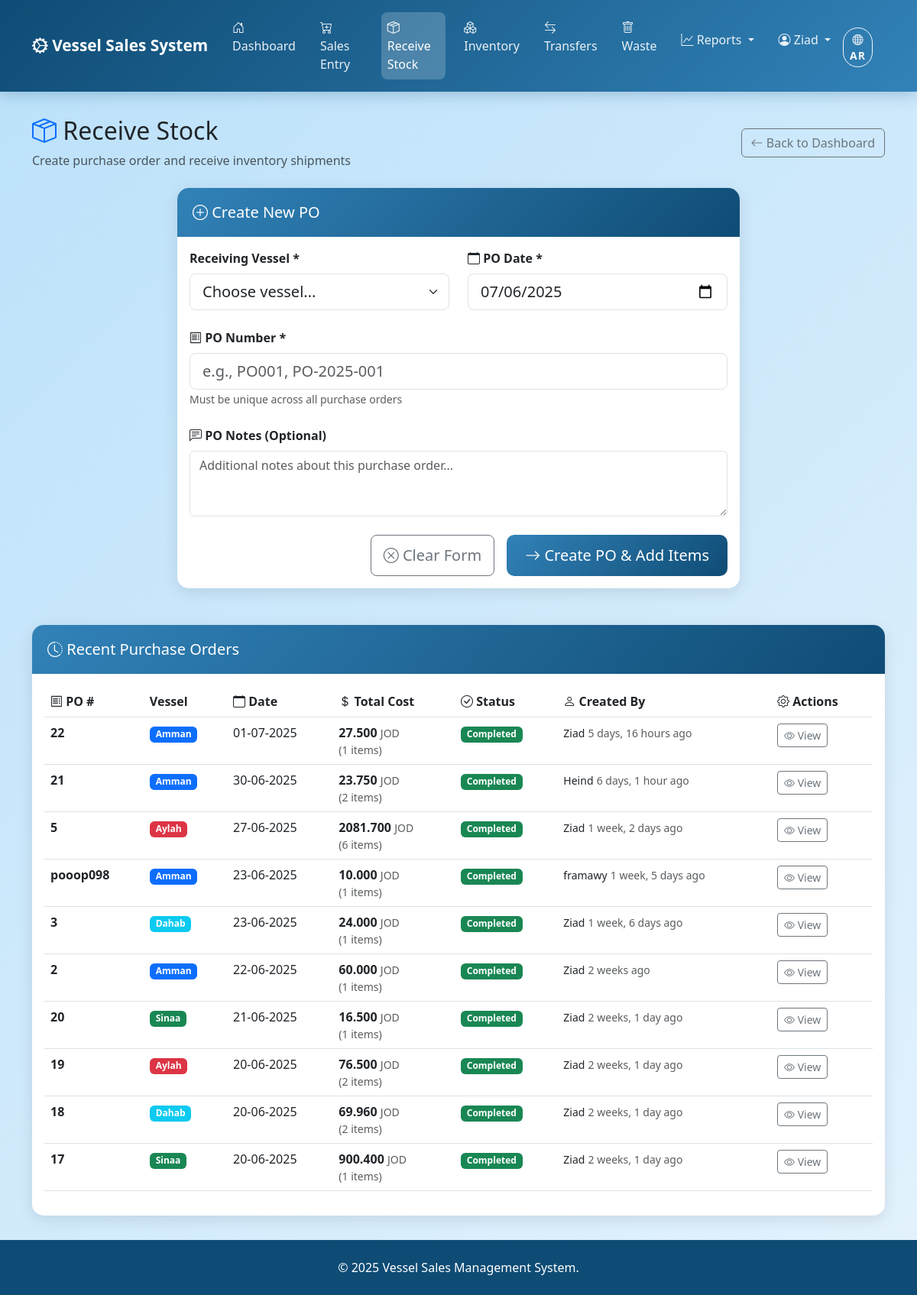
The app's page /supply/ (signed in), older data.
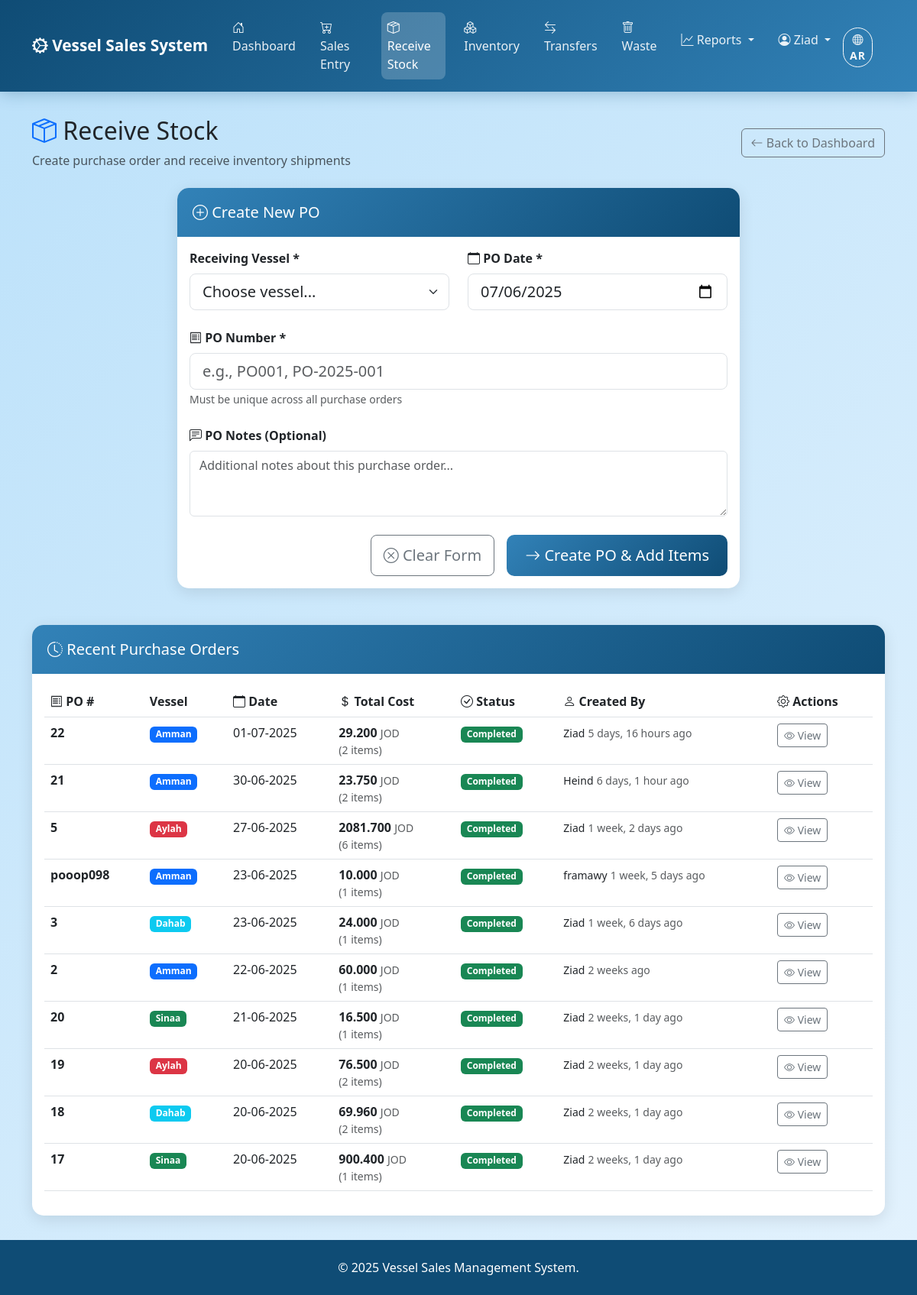
The same page, newer data.
### transactions/models.py (models this page shows, shortened)
class PurchaseOrder(models.Model):
    po_number = models.CharField(
        max_length=50,
        unique=True,
        help_text="Unique purchase order identifier (e.g., PO-AM-001-2024)"
    )
    vessel = models.ForeignKey(Vessel, on_delete=models.PROTECT, related_name='purchase_orders')
    po_date = models.DateField()
    is_completed = models.BooleanField(default=False)
    notes = models.TextField(blank=True)
    created_at = models.DateTimeField(auto_now_add=True)
    updated_at = models.DateTimeField(auto_now=True)
    created_by = models.ForeignKey(User, on_delete=models.SET_NULL, null=True, blank=True)
    class Meta:
        ordering = ['-po_date', '-created_at']
        verbose_name = 'Purchase Order'
        verbose_name_plural = 'Purchase Orders'
        indexes = [
            models.Index(fields=['vessel'], name='purchaseorder_vessel_idx'),
            models.Index(fields=['po_date'], name='purchaseorder_date_idx'),
            models.Index(fields=['is_completed'], name='purchaseorder_completed_idx'),
            models.Index(fields=['vessel', 'is_completed'], name='purchaseorder_vessel_status_idx'),
        ]
    @property
    def total_cost(self):
        if hasattr(self, '_prefetched_objects_cache') and 'supply_transactions' in self._prefetched_objects_cache:
            return sum(
                tx.unit_price * tx.quantity
                for tx in self._prefetched_objects_cache['supply_transactions']
            )
        else:
            return self.supply_transactions.aggregate(
                total=Sum(F('unit_price') * F('quantity'))
            )['total'] or 0
    @property
    def transaction_count(self):
        if hasattr(self, '_prefetched_objects_cache') and 'supply_transactions' in self._prefetched_objects_cache:
            return len(self._prefetched_objects_cache['supply_transactions'])
        else:
            return self.supply_transactions.count()

class Transaction(models.Model):
    TRANSACTION_TYPES = [
        ('SUPPLY', 'Supply (Stock Received)'),
        ('SALE', 'Sale (Sold to Customers)'),
        ('TRANSFER_OUT', 'Transfer Out (Sent to Another Vessel)'),
        ('TRANSFER_IN', 'Transfer In (Received from Another Vessel)'),
        ('WASTE', 'Waste (Items Removed from Inventory)'),
    ]
    DAMAGE_REASONS = [
        ('DAMAGED', 'Physical Damage'),
        ('EXPIRED', 'Expired Product'),
        ('CONTAMINATED', 'Contaminated'),
        ('RECALL', 'Product Recall'),
        ('OTHER', 'Other (Specify in Notes)'),
    ]
    vessel = models.ForeignKey(Vessel, on_delete=models.PROTECT, related_name='transactions')
    product = models.ForeignKey(Product, on_delete=models.PROTECT, related_name='transactions')
    transaction_type = models.CharField(max_length=15, choices=TRANSACTION_TYPES)
    transaction_date = models.DateField()
    quantity = models.DecimalField(
        max_digits=10,
        decimal_places=3,
        validators=[MinValueValidator(Decimal('0.001'))],
        help_text="Quantity involved in this transaction"
    )
    boxes = models.IntegerField(
        null=True,
        blank=True,
        validators=[MinValueValidator(1)],
        help_text="Number of boxes (for supply transactions)"
    )
    items_per_box = models.IntegerField(
        null=True,
        blank=True,
        validators=[MinValueValidator(1)],
        help_text="Items per box (for supply transactions)"
    )
    unit_price = models.DecimalField(
        max_digits=20,
        decimal_places=6,
        validators=[MinValueValidator(Decimal('0.001'))],
        blank=True,
        help_text="Price per unit for this transaction (JOD)"
    )
    notes = models.TextField(
        blank=True,
        help_text="Additional notes or FIFO consumption details"
    )
    transfer_to_vessel = models.ForeignKey(
        Vessel,
        on_delete=models.PROTECT,
        null=True,
        blank=True,
        related_name='incoming_transfers',
        help_text="For TRANSFER_OUT: destination vessel"
    )
    transfer_from_vessel = models.ForeignKey(
        Vessel,
        on_delete=models.PROTECT,
        null=True,
        blank=True,
        related_name='outgoing_transfers',
        help_text="For TRANSFER_IN: source vessel"
    )
    related_transfer = models.ForeignKey(
        'self',
        on_delete=models.SET_NULL,
        null=True,
        blank=True,
        help_text="Links TRANSFER_OUT with corresponding TRANSFER_IN"
    )
    damage_reason = models.CharField(
        max_length=20,
        choices=DAMAGE_REASONS,
        blank=True,
        help_text="Reason for waste (only for WASTE transactions)"
    )
    waste_report = models.ForeignKey(
        'WasteReport',
        on_delete=models.CASCADE,
        null=True,
        blank=True,
        related_name='waste_transactions',
        help_text="Waste report this transaction belongs to (for WASTE transactions only)"
    )
    trip = models.ForeignKey(Trip, on_delete=models.CASCADE, related_name='sales_transactions', null=True, blank=True)
    purchase_order = models.ForeignKey(PurchaseOrder, on_delete=models.CASCADE, related_name='supply_transactions', null=True, blank=True)
    transfer = models.ForeignKey(Transfer, on_delete=models.CASCADE, related_name='transactions', null=True, blank=True)
    created_at = models.DateTimeField(auto_now_add=True)
    updated_at = models.DateTimeField(auto_now=True)
    created_by = models.ForeignKey(User, on_delete=models.SET_NULL, null=True, blank=True)
    class Meta:
        ordering = ['-transaction_date', '-created_at']
        verbose_name = 'Transaction'
        verbose_name_plural = 'Transactions'
        indexes = [
            models.Index(fields=['vessel', 'transaction_type', 'transaction_date'], name='transaction_vessel__d9b8e9_idx'),
            models.Index(fields=['transaction_date', 'vessel'], name='transaction_transac_5c2c61_idx'),
            models.Index(fields=['product'], name='transaction_product_idx'),
            models.Index(fields=['trip'], name='transaction_trip_idx'),
            models.Index(fields=['purchase_order'], name='transaction_po_idx'),
            models.Index(fields=['created_by'], name='transaction_created_by_idx'),
            models.Index(fields=['vessel', 'product', 'transaction_date'], name='transaction_vessel_product_date_idx'),
            models.Index(fields=['product', 'transaction_type'], name='transaction_product_type_idx'),
            models.Index(fields=['transfer_to_vessel'], name='transaction_transfer_to_idx'),
            models.Index(fields=['transfer_from_vessel'], name='transaction_transfer_from_idx'),
        ]

### frontend/supply_views.py (the view, shortened to what this page needs)
# urls.py: path('supply/', supply_views.supply_entry, name='supply_entry'),  # Step 1: Create PO
@operations_access_required
def supply_entry(request):
    if request.method == 'GET':
        vessels = VesselCacheHelper.get_active_vessels()
        cached_pos = POCacheHelper.get_recent_pos_with_cost()
        if cached_pos:
            print(f"🚀 CACHE HIT: Recent POs ({len(cached_pos)} POs)")
            recent_pos = cached_pos
        else:
            print(f"🔍 CACHE MISS: Building recent POs")
            recent_pos_query = PurchaseOrder.objects.select_related(
                'vessel', 'created_by'
            ).prefetch_related(
                Prefetch(
                    'supply_transactions',
                    queryset=Transaction.objects.select_related('product')
                )
            ).order_by('-created_at')[:10]
            recent_pos = []
            for po in recent_pos_query:
                supply_transactions = po.supply_transactions.all()  # Uses prefetched data
                total_cost = sum(
                    float(txn.quantity) * float(txn.unit_price)
                    for txn in supply_transactions
                )
                transaction_count = len(supply_transactions)
                po.calculated_total_cost = total_cost
                po.calculated_transaction_count = transaction_count
                recent_pos.append(po)
            POCacheHelper.cache_recent_pos_with_cost(recent_pos)
            print(f"🔥 CACHED: Recent POs ({len(recent_pos)} POs) - 1 hour timeout")
        context = {
            'vessels': vessels,
            'recent_pos': recent_pos,
            'today': date.today(),
        }
        return render(request, 'frontend/supply_entry.html', context)

### frontend/context_processors.py (called while the page is built)
def language_context(request):
    current_language = request.session.get('preferred_language', 'en')
    is_rtl = current_language == 'ar'
    return {
        'CURRENT_LANGUAGE': current_language,
        'IS_RTL': is_rtl,
        'LANGUAGE_DIRECTION': 'rtl' if is_rtl else 'ltr',
        'AVAILABLE_LANGUAGES': [
            {'code': 'en', 'name': 'English', 'native': 'English'},
            {'code': 'ar', 'name': 'Arabic', 'native': 'العربية'},
        ]
    }

### frontend/permissions.py (called while the page is built, shortened)
def get_user_role(user):
    if not user.is_authenticated:
        return None
    if user.is_superuser:
        return UserRoles.SUPERUSER

def has_role(user, required_roles):
    if not user.is_authenticated:
        return False
    if user.is_superuser:
        return True
    if isinstance(required_roles, str):
        required_roles = [required_roles]
    user_groups = set(user.groups.values_list('name', flat=True))
    required_groups = set(required_roles)
    return bool(user_groups.intersection(required_groups))

def is_superuser_only(user):
    return user.is_authenticated and user.is_superuser

def can_access_inventory(user):
    return user.is_authenticated  # All authenticated users can view inventory

### templates/frontend/supply_entry.html (shortened to what the changed rows need)
{% extends 'frontend/base.html' %}
{% load static %}
{% block content %}
<div class="row mb-4">
    <div class="col-12">
        <div class="d-flex justify-content-between align-items-center">
            <div>
                <h2>
                    <i class="bi bi-box-seam text-primary"></i>
                    <span data-translate="receive_stock">Receive Stock</span>
                </h2>
            </div>
        </div>
    </div>
</div>
<div class="row mt-5">
    <div class="col-12">
        <div class="card">
            <div class="card-body">
                <div class="table-responsive">
                    <table class="table table-hover">
                        <thead>
                            <tr>
                                <th><i class="bi bi-receipt"></i> <span data-translate="po_hash">PO #</span></th>
                                <th> <span data-translate="vessel">Vessel</span></th>
                                <th><i class="bi bi-calendar"></i> <span data-translate="date">Date</span></th>
                                <th><i class="bi bi-currency-dollar"></i> <span data-translate="total_cost">Total Cost</span></th>
                                <th><i class="bi bi-check-circle"></i> <span data-translate="status">Status</span></th>
                                <th><i class="bi bi-person"></i> <span data-translate="created_by">Created By</span></th>
                                <th><i class="bi bi-gear"></i> <span data-translate="actions">Actions</span></th>
                            </tr>
                        </thead>
                        <tbody>
                            {% for po in recent_pos %}
                            <tr {% if not po.is_completed %}class="table-info cursor-pointer" onclick="resumePO({{ po.id }})" title=""{% endif %} data-po-id="{{ po.id }}" data-completed="{{ po.is_completed }}">
                                <td>
                                    <strong class="po-number" data-original="{{ po.po_number }}">{{ po.po_number }}</strong>
                                </td>
                                <td>
                                    <span class="badge {% if po.vessel.name|lower == 'amman' %}bg-primary{% elif po.vessel.name|lower == 'aylah' %}bg-danger{% elif po.vessel.name|lower == 'sinaa' %}bg-success{% elif po.vessel.name|lower == 'nefertiti' %}bg-secondary{% elif po.vessel.name|lower == 'babel' %}bg-warning{% elif po.vessel.name|lower == 'dahab' %}bg-info{% else %}bg-primary{% endif %}">
                                        <span class="vessel-name" data-en="{{ po.vessel.name }}" data-ar="{{ po.vessel.name_ar }}">{{ po.vessel.name }}</span>
                                    </span>
                                </td>
                                <td>
                                    <span class="po-date" data-date="{{ po.po_date|date:'d-m-Y' }}">{{ po.po_date|date:"d-m-Y" }}</span>
                                </td>
                                <td>
                                    <span class="fw-bold po-cost" data-number data-original="{{ po.total_cost|floatformat:3 }}">{{ po.total_cost|floatformat:3 }}</span>
                                    <small class="text-muted"><span data-currency-symbol>JOD</span></small>
                                    <small class="text-muted d-block">(<span dir="ltr" class="po-items" data-number data-original="{{ po.transaction_count }}">{{ po.transaction_count }}</span> <span data-translate="items">items</span>)</small>
                                </td>
                                <td>
                                    {% if po.is_completed %}
                                        <span class="badge bg-success"><span data-translate="completed">Completed</span></span>
                                    {% else %}
                                        <span class="badge bg-warning"><span data-translate="in_progress">In Progress</span></span>
                                    {% endif %}
                                </td>
                                <td>
                                    <small>{{ po.created_by.username|default:"System" }}</small>
                                    <small class="text-muted po-time-ago" data-time="{{ po.created_at|timesince }}">{{ po.created_at|timesince }} ago</small>
                                </td>
                                <td>
                                    {% if not po.is_completed %}
                                        <a href="{% url 'frontend:po_supply' po.id %}" class="btn btn-primary btn-sm">
                                            <i class="bi bi-plus"></i> <span data-translate="add_items">Add Items</span>
                                        </a>
                                    {% else %}
                                        <button class="btn btn-outline-secondary btn-sm" onclick="viewPODetails({{ po.id }})">
                                            <i class="bi bi-eye"></i> <span data-translate="view">View</span>
                                        </button>
                                    {% endif %}
                                </td>
                            </tr>
                            {% endfor %}
                        </tbody>
                    </table>
                </div>
            </div>
        </div>
    </div>
</div>
{% endblock %}

Row changes from the older to the newer data that the page shows:
changed PurchaseOrder (number 1 of 10 on the later page): total_cost "27.500" → "29.200"; transaction_count "1" → "2"
